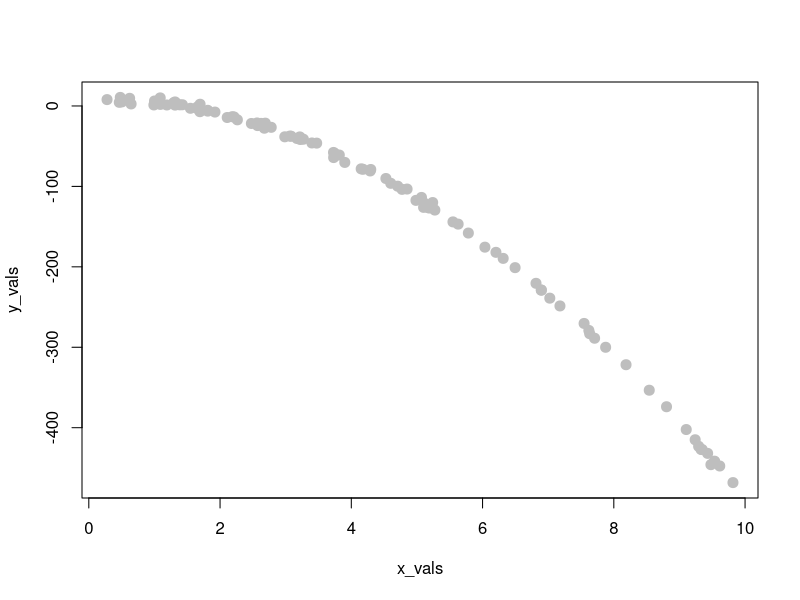
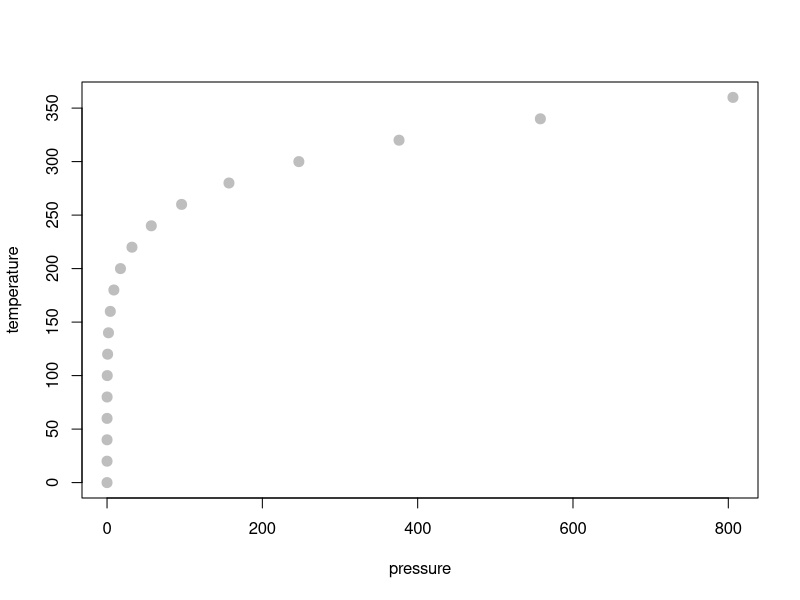

Recreate these plots in R, in order.
num_obs = 100  #number of observations
beta_0 = 10 
beta_1 = -5
sigma =3

set.seed(1)
epsilon = rnorm(n=num_obs,mean = 0,sd=sigma)

x_vals=runif(num_obs,0,10)

y_vals=beta_0 + beta_1 * x_vals* x_vals + epsilon

sim_fit = lm(y_vals~x_vals)
summary(sim_fit)

plot(y_vals ~ x_vals,
     pch=20,
     cex=2,
     col='grey')


#################### multiple linear regression

head(mtcars)
str(mtcars)

mpg_model = lm(mpg ~ wt + hp, data = mtcars)
coef(mpg_model)
summary(mpg_model)

mpg_model2 = lm(mpg ~ wt + hp +disp, data = mtcars)
coef(mpg_model2)
summary(mpg_model2)

mpg_model3 = lm(mpg ~ wt + hp + qsec + disp + cyl, data = mtcars)
coef(mpg_model3)
summary(mpg_model3)

###
?EuStockMarkets
head(EuStockMarkets)
str(EuStockMarkets)



#######
?pressure
pp = lm(temperature ~ pressure, data=pressure)
pp
plot(temperature ~ pressure, data=pressure,
     pch=20,
     cex=2,
     col='grey')

confint(pp,level = 0.9)

summary(pp)
residuals(pp)





